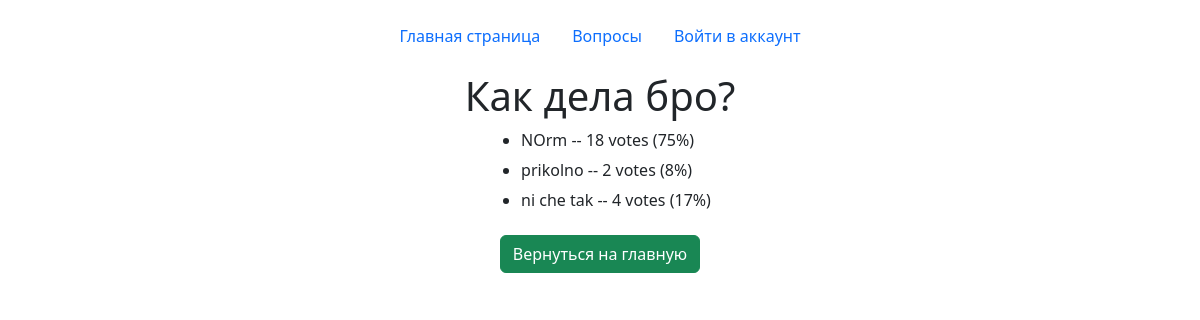
Before: /1/results/ with the older database file.
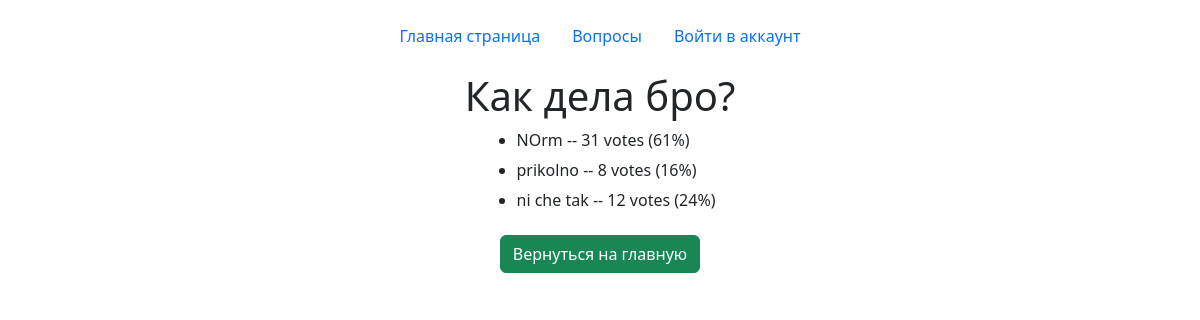
After: the same page with the newer database file.
### polls/models.py (models this page shows, shortened)
class Question(models.Model):
    question_text = models.CharField(max_length=200)
    pub_date = models.DateTimeField('Date published')
    life_time = models.DateTimeField(default=datetime.now() + timedelta(days=1),
                                    verbose_name='Время жизни',
                                    null=False)
    votes = models.IntegerField(default=0)
    img = models.ImageField(null=True, default='default.jpg', upload_to="images/question")
    description = models.TextField(max_length=600, null=True)
    description2 = models.TextField(max_length=600, null=True)

class Choice(models.Model):
    question = models.ForeignKey(Question, on_delete=models.CASCADE)
    choice_text = models.CharField(max_length=200)
    votes = models.IntegerField(default=0)
    def percentage(self):
        all_votes = Choice.objects.all()
        votes_count = 0
        for obj in all_votes:
            votes_count += obj.votes
        if self.votes != 0:
            return round((self.votes / votes_count) * 100)
        else:
            return 0

### polls/views.py (the view)
# urls.py: path('<int:pk>/results/', ResultsView.as_view(), name='results'),
class ResultsView(generic.DetailView):
    model = Question
    template_name = 'polls/results.html'

### polls/templates/polls/results.html
{% extends "base.html" %}
{% block content %}
<div class="d-flex justify-content-center align-items-center flex-column">
<h1>{{ question.question_text }}</h1>
<ul>
    {% for choice in question.choice_set.all %}
    <li><h6>{{ choice.choice_text }} -- {{ choice.votes }} vote{{choice.votes|pluralize}} ({{choice.percentage}}%)</h6></li>
    {% endfor %}
</ul>
<a class="btn btn-success" href="{% url 'index' %}" role="button">Вернуться на главную</a>
</div>
{% endblock %}

### polls/templates/base.html (shortened to what this page needs)
<!DOCTYPE html>
<html lang="en">
<head>
    <link rel="stylesheet" href="https://cdn.jsdelivr.net/npm/bootstrap@5.2.3/dist/css/bootstrap.min.css">
</head>
<body>
    <div class="container" bis_skin_checked="1">
        <header class="d-flex justify-content-center py-3">
            <ul class="nav nav-pills">
                <li class="nav-item"><a href="{% url 'home' %}" class="nav-link" aria-current="page">Главная страница</a></li>
                <li class="nav-item"><a href="{% url 'index' %}" class="nav-link">Вопросы</a></li>
                {% if user.is_authenticated %}
                <li class="nav-item"><a href="{% url 'profile' %}" class="nav-link">Профиль</a></li>
                {% else %}
                <li class="nav-item"><a href="{% url 'login' %}" class="nav-link">Войти в аккаунт</a></li>
                {% endif %}
            </ul>
        </header>
    </div>
    {% block content %}{% endblock %}
</body>
</html>

Changed rows visible on the page:
changed Choice "NOrm": votes "18" → "31"; percentage "75" → "61"
changed Choice "prikolno": votes "2" → "8"; percentage "8" → "16"
changed Choice "ni che tak": votes "4" → "12"; percentage "17" → "24"
